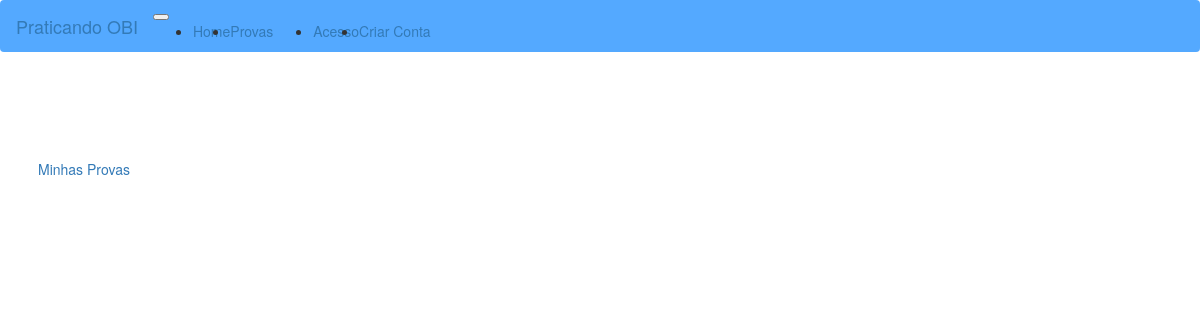
/usuario/minhasprovas/35, run on an earlier commit of the app's database.
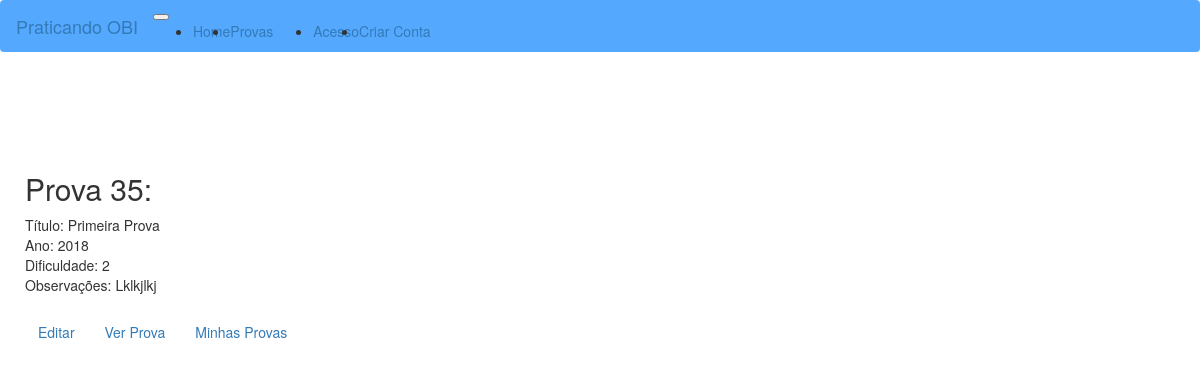
And on a later commit of the database.
### provasobi/models.py (models this page shows, shortened)
class ProvaPerson(models.Model):
    autor = models.ForeignKey(Profile, on_delete=models.CASCADE)
    titulo = models.CharField(db_column='titulo', max_length=200, blank=True, null=True, default='')
    ano = models.CharField(db_column='ano',  max_length=20, blank=True, null=True, default='')
    dificuldade = models.IntegerField(db_column='dificuldade', blank=True, null=True, default=0)
    observacoes = models.TextField(db_column='observacoes', blank=True, null=True, default='')
    questoes = models.ManyToManyField(Questao, blank='True')
    class Meta:
        verbose_name_plural = 'Provas personalizadas'
        verbose_name = 'Prova personalizada'

### usuarios/views.py (the view)
# urls.py: path('minhasprovas/<int:pk>', provaperson_detail, name='provaperson_detail'),
def provaperson_detail(request, pk):
    provaperson = ProvaPerson.objects.all().filter(pk=pk)
    return render(request, 'novasprovas/provaperson_detail.html', {'provaperson':provaperson})

### templates/novasprovas/provaperson_detail.html
{% extends './../base.html' %}
{% load static %}
{% block container %}
    {% for p in provaperson%}
        <h2> Prova {{p.pk}}: </h2>
        Título: {{p.titulo}}</br>
        Ano: {{p.ano}}</br>
        Dificuldade: {{p.dificuldade}}</br>
        Observações: {{p.observacoes}}</br></br>
        <a href="{% url 'usuarios_obi:provaperson_edit' p.pk %}" class="btn btn-outline-secondary" role="button" >Editar</a>
        <a href="{% url 'usuarios_obi:provaperson_pronta' p.pk %}" class="btn btn-outline-secondary" role="button" >Ver Prova</a>
    {% endfor %}
<a href="{% url 'usuarios_obi:provasperson' %}" class="btn btn-outline-secondary" role="button" >Minhas Provas</a>
{% endblock %}

What changed in the data, as far as the page shows it:
added ProvaPerson: pk "35", titulo "Primeira Prova", ano "2018", dificuldade "2", observacoes "Lklkjlkj"
